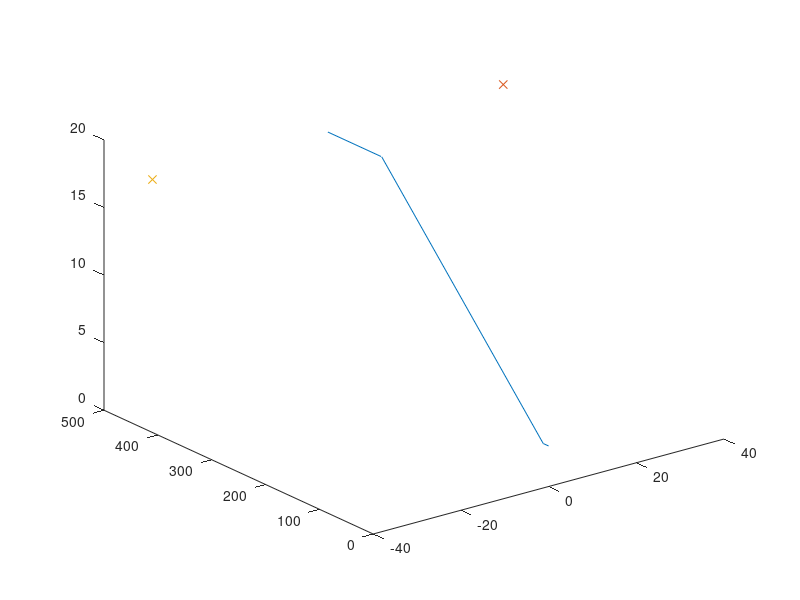
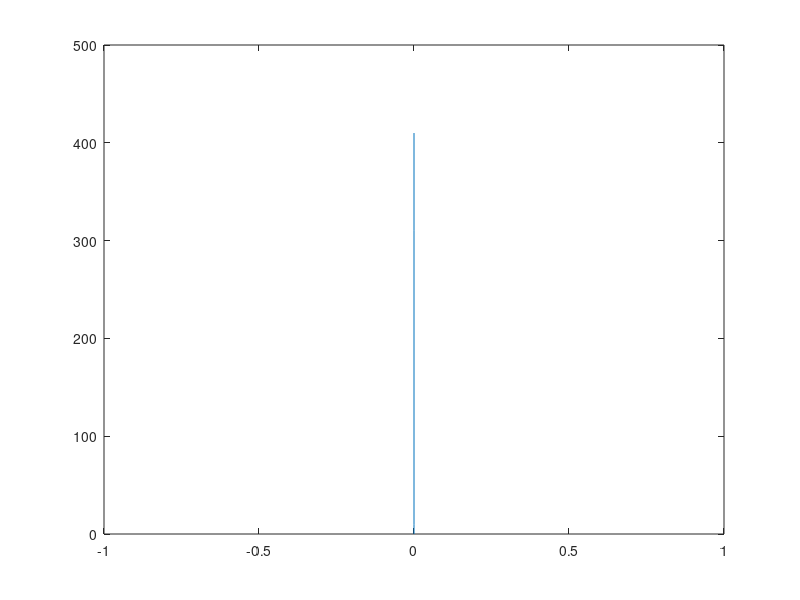
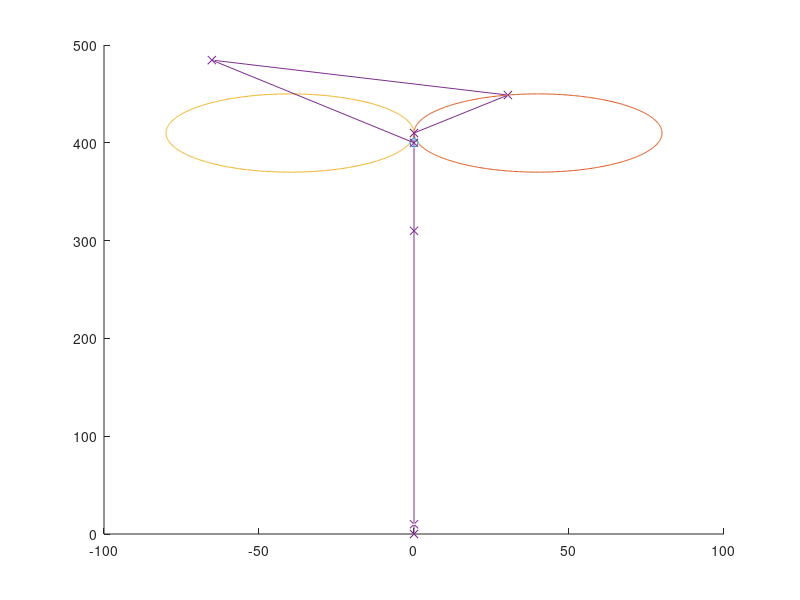

Write the MATLAB code that produced these figures, in order.
close all;
clear;


%% Diverse konstanter
deg2rad = pi/180;
rad2deg = 180/pi;

%% Input parametere fra Neptus
nett = [0 0 3]';
alpha = 0;
descent = 3;
a1 = 10;
a2 = 300;
a3 = 100;
Rl = 40;
nettH = 0*deg2rad;
DescentBoxW = 20;
DescentBoxS = 20;
DescentBoxL = 100;

%% UAV init poses in NED frame
x0 = [400 0 20 0 0 0]';
p0 = x0(1:2);
p01 = p0 +[2*cos(x0(6)*deg2rad);2*sin(x0(6)*deg2rad)];
p01 = 10*(p01/norm(p01));

%% UAV spesific constants
R_min = 20;
K_max = 1/R_min;

%% Nett in net frame
% TODO: Move the nett inbetween two waypoints.
w1 = nett;
w2 = nett + [a1 0 a1*tan(alpha*deg2rad)]';
w3 = w2 + [a2 0 a2*tan(descent*deg2rad)]';
w4 = w3 + [a3 0 0]';
% Rotation matrix from nett to NED
R = [cos(nettH) -sin(nettH) 0;sin(nettH) cos(nettH) 0;0 0 1];

loiter1 = w4 + [0 Rl 0]';
loiter2 = w4 + [0 -Rl 0]';
WP = [w1 w2 w3 w4];
WPNED = [R*w1 R*w2 R*w3 R*w4];
loiter1NED = R*loiter1;
loiter2NED = R*loiter2;
psi = 0:0.01:2*pi;
n = loiter1NED(1)+Rl*cos(psi);
e = loiter1NED(2)+Rl*sin(psi);
d = loiter1NED(3)+zeros(1,length(psi));
cl1NED = [n;e;d];
n = loiter2NED(1)+Rl*cos(psi);
e = loiter2NED(2)+Rl*sin(psi);
d = loiter2NED(3)+zeros(1,length(psi));
cl2NED = [n;e;d];

%% Find Tmerk
c1bx = loiter1NED(1);
c1ax = x0(1)-c1bx;
c1by = loiter1NED(2);
c1ay = x0(2)-c1by;
Tt = sqrt(Rl^2/(c1ax^2+c1ay^2));
Tmerk1 = [c1ay*Tt+c1bx;-c1ax*Tt+c1by;loiter1NED(3)];
cT1bx = Tmerk1(1);
cT1ax = x0(1)-cT1bx;
cT1by = Tmerk1(2);
cT1ay = x0(2)-cT1by;
cT1h = Tmerk1(3)-x0(3);
Tnett1bx = Tmerk1(1);
Tnett1ax = WPNED(1,1)-Tnett1bx;
Tnett1by = Tmerk1(2);
Tnett1ay = WPNED(2,1)-Tnett1by;
Tnett1 = sqrt(Tnett1ax^2+Tnett1ay^2);
T1 = sqrt(cT1ax^2+cT1ay^2);
gammaT1 = atan2(cT1h,sqrt(cT1ax^2+cT1ay^2));

c2bx = loiter2NED(1);
c2ax = x0(1)-c2bx;
c2by = loiter2NED(2);
c2ay = x0(2)-c2by;
Tt = sqrt(Rl^2/(c2ax^2+c2ay^2));
Tmerk2 = [c2ay*Tt+c2bx;-c2ax*Tt+c2by;loiter2NED(3)];
cT2bx = Tmerk2(1);
cT2ax = x0(1)-cT2bx;
cT2by = Tmerk2(2);
cT2ay = x0(2)-cT2by;
cT2h = Tmerk2(3)-x0(3);
Tnett2bx = Tmerk2(1);
Tnett2ax = WPNED(1,1)-Tnett2bx;
Tnett2by = Tmerk2(2);
Tnett2ay = WPNED(2,1)-Tnett2by;
Tnett2 = sqrt(Tnett2ax^2+Tnett2ay^2);
T2 = sqrt(cT2ax^2+cT2ay^2);
gammaT2 = atan2(cT2h,sqrt(cT2ax^2+cT2ay^2));

c3bx = loiter1NED(1);
c3ax = x0(1)-c3bx;
c3by = loiter1NED(2);
c3ay = x0(2)-c3by;
Tt = -sqrt(Rl^2/(c3ax^2+c3ay^2));
Tmerk3 = [c3ay*Tt+c3bx;-c3ax*Tt+c3by;loiter1NED(3)];
cT3bx = Tmerk3(1);
cT3ax = x0(1)-cT3bx;
cT3by = Tmerk3(2);
cT3ay = x0(2)-cT3by;
cT3h = Tmerk3(3)-x0(3);
Tnett3bx = Tmerk3(1);
Tnett3ax = WPNED(1,1)-Tnett3bx;
Tnett3by = Tmerk3(2);
Tnett3ay = WPNED(2,1)-Tnett3by;
Tnett3 = sqrt(Tnett3ax^2+Tnett3ay^2);
T3 = sqrt(cT3ax^2+cT3ay^2);
gammaT3 = atan2(cT3h,sqrt(cT3ax^2+cT3ay^2));

c4bx = loiter2NED(1);
c4ax = x0(1)-c4bx;
c4by = loiter2NED(2);
c4ay = x0(2)-c4by;
Tt = -sqrt(Rl^2/(c4ax^2+c4ay^2));
Tmerk4 = [c4ay*Tt+c4bx;-c4ax*Tt+c4by;loiter2NED(3)];
cT4bx = Tmerk4(1);
cT4ax = x0(1)-cT4bx;
cT4by = Tmerk4(2);
cT4ay = x0(2)-cT4by;
cT4h = Tmerk4(3)-x0(3);
Tnett4bx = Tmerk4(1);
Tnett4ax = WPNED(1,1)-Tnett4bx;
Tnett4by = Tmerk4(2);
Tnett4ay = WPNED(2,1)-Tnett4by;
Tnett4 = sqrt(Tnett4ax^2+Tnett4ay^2);
T4 = sqrt(cT4ax^2+cT4ay^2);
gammaT4 = atan2(cT4h,sqrt(cT4ax^2+cT4ay^2));

T = [T1 T2 T3 T4];
Tnett = [Tnett1 Tnett2 Tnett3 Tnett4];
Tmerk = [Tmerk1 Tmerk2 Tmerk3 Tmerk4];
gamma = [gammaT1 gammaT2 gammaT3 gammaT4];
[LT,IT] = min(T);
if mod(IT,2)==0
    [Lnett,Inett] = max([-1 Tnett(2) -1 Tnett(4)]);
else
    [Lnett,Inett] = max([Tnett(1) -1 Tnett(3) -1]);
end
XWP4ax = x0(1)-WPNED(1,4);
XWP4ay = x0(2)-WPNED(2,4);
dXWP4 = sqrt(XWP4ax^2+XWP4ay^2);

Path = x0(1:3);
tt = 1;
if (abs(gamma(Inett)*rad2deg)>3)
    if gamma(Inett)<0
        WPGlide = -descent;
    else
        WPGlide = descent;
    end
    gotoT = false;
    TPB1bx = Tmerk(1,Inett);
    TPB1ax = x0(1)-TPB1bx;
    TPB1by = Tmerk(2,Inett);
    TPB1ay = x0(2)-TPB1by;
    Tb = sqrt(DescentBoxL^2/(TPB1ax^2+TPB1ay^2));
    TPB1merk = [TPB1ay*Tb+TPB1bx;-TPB1ax*Tb+TPB1by;Tmerk(3,Inett)];
    Tb = -sqrt(DescentBoxL^2/(TPB1ax^2+TPB1ay^2));
    TPB2merk = [TPB1ay*Tb+TPB1bx;-TPB1ax*Tb+TPB1by;Tmerk(3,Inett)];
    Tb = sqrt(DescentBoxS^2/(TPB1ax^2+TPB1ay^2));
%     if abs(x0(3)-100*tan(descent*deg2rad))<Tmerk(3,Inett)
%         % Move towards T
%         WPB4 = [TPB1ax*Tb+TPB2merk(1);TPB1ay*Tb+TPB2merk(2);x0(3)];
%         Tb = sqrt((Tmerk(3,Inett)/tan(descent*deg2rad))^2/(TPB1ax^2+TPB1ay^2));
%         WPB1 = [TPB1ax*Tb+TPB1merk(1);TPB1ay*Tb+TPB1merk(2);Tmerk(3,Inett)];
%         Path = [x0(1:3) WPB4 WBB1 Tmerk(:,Inett)];
%         gotoT = true;
%     else
    WPB1 = [TPB1ax*Tb+TPB1merk(1);TPB1ay*Tb+TPB1merk(2);x0(3)+100*tan(WPGlide*deg2rad)];
    WPB2 = [TPB1ax*Tb+TPB2merk(1);TPB1ay*Tb+TPB2merk(2);x0(3)];
    Tb = sqrt((DescentBoxW+DescentBoxS)^2/(TPB1ax^2+TPB1ay^2));
    WPB3 = [TPB1ax*Tb+TPB1merk(1);TPB1ay*Tb+TPB1merk(2);WPB1(3)];
    WPB4 = [TPB1ax*Tb+TPB2merk(1);TPB1ay*Tb+TPB2merk(2);x0(3)];
    dWPB3 = sqrt((Tmerk(1,Inett)-WPB3(1))^2+(Tmerk(2,Inett)-WPB3(2))^2);
    dWPB2 = sqrt((Tmerk(1,Inett)-WPB2(1))^2+(Tmerk(2,Inett)-WPB2(2))^2);
    tt = 2;
    Path(:,tt) = WPB4;
    tt = 3;
    Path(:,tt) = WPB2;
    tt = 4;
    Path(:,tt) = WPB1;
    tt = 5;
    Path(:,tt) = WPB3;
    odd = true;
    while(~gotoT)
       if (odd && abs(atan2(Tmerk(3,Inett)-WPB2(3),dWPB2))*rad2deg<3)
           gotoT = true;
       elseif (~odd && abs(atan2(Tmerk(3,Inett)-WPB3(3),dWPB3))*rad2deg<3)
           gotoT = true;
       else
           if odd
               tt = tt+1;
               WPB1 = [WPB1(1);WPB1(2);WPB2(3)+100*tan(WPGlide*deg2rad)];
               WPB3 = [WPB3(1);WPB3(2);WPB1(3)];
               Path(:,tt) = WPB1;
               tt = tt+1;
               Path(:,tt) = WPB3;
               odd = false;
           else
               tt = tt+1;
               WPB4 = [WPB4(1);WPB4(2);WPB3(3)+100*tan(WPGlide*deg2rad)];
               WPB2 = [WPB2(1);WPB2(2);WPB4(3)];
               Path(:,tt) = WPB4;
               tt = tt+1;
               Path(:,tt) = WPB2;
               odd = true;
               abs(atan2(Tmerk(3,Inett)-WPB2(3),dWPB2))*rad2deg
           end
       end
       
    end
%     if abs(h-100*tan(descent*deg2rad))<Tmerk(3,Inett)
%     end
%     end
elseif dXWP4<2*R_min
    
    TPB1bx = Tmerk(1,Inett);
    TPB1ax = x0(1)-TPB1bx;
    TPB1by = Tmerk(2,Inett);
    TPB1ay = x0(2)-TPB1by;
    Tb = sqrt(DescentBoxL^2/(TPB1ax^2+TPB1ay^2));
    TPB1merk = [TPB1ay*Tb+TPB1bx;-TPB1ax*Tb+TPB1by;Tmerk(3,Inett)];
    Tb = -sqrt(DescentBoxL^2/(TPB1ax^2+TPB1ay^2));
    TPB2merk = [TPB1ay*Tb+TPB1bx;-TPB1ax*Tb+TPB1by;Tmerk(3,Inett)];
    Tb = sqrt(DescentBoxS^2/(TPB1ax^2+TPB1ay^2));
    WPB2 = [TPB1ax*Tb+TPB2merk(1);TPB1ay*Tb+TPB2merk(2);x0(3)];
    tt = 2;
    Path(:,tt) = WPB2;
end
tt = tt+1;
Path(:,tt) = Tmerk(:,Inett);
tt = tt+1;
Path(:,tt) = WPNED(:,4);
tt = tt+1;
Path(:,tt) = WPNED(:,3);
tt = tt+1;
Path(:,tt) = WPNED(:,2);
tt = tt+1;
Path(:,tt) = WPNED(:,1);
% %% Initi Dubins
% 
% xs = x0(1);
% ys = x0(2);
% K_s = K_max;
% psi_s = x0(6)*deg2rad;
% pf = R*w4;
% xf = pf(1);
% yf = pf(2);
% K_f = K_max;
% psi_f = pipi(nettH + pi);
% start_node = [x0(1) x0(2) x0(3) x0(6)*deg2rad 0 0];
% end_node = [pf(1) pf(2) pf(3) psi_f 0 0];
% % dubin = dubinsParameters(start_node,end_node,R_min);
% % psi = 0:0.01:2*pi;
% % cs = [dubin.cs(1) + R_min*cos(psi);dubin.cs(1) + R_min*sin(psi)];
% % cf = [dubin.ce(1) + R_min*cos(psi);dubin.ce(2) + R_min*sin(psi)];
% %% Algorithm for Dubins path
% psi = 0:0.01:2*pi;
% 
% xcs = xs - 1/K_s*cos(psi_s+pi/2);
% ycs = ys - 1/K_s*sin(psi_s+pi/2);
% xcf = xf - 1/K_f*cos(psi_f+pi/2);
% ycf = yf - 1/K_f*sin(psi_f+pi/2);
% cs = [xcs + 1/K_s*cos(psi);ycs + 1/K_s*sin(psi)];
% cf = [xcf + 1/K_f*cos(psi);ycf + 1/K_f*sin(psi)];
% 
% csec = [xcf + (1/K_f+1/K_s)*cos(psi);ycf + (1/K_f+1/K_s)*sin(psi)];
% bx = xcs;
% ax = xcf-bx;
% by = ycs;
% ay = ycf-by;
% t = 0:0.01:1;
% cx = ax*t+bx;
% cy = ay*t+by;
% tpN = sqrt((1/K_f)^2/(ax^2+ay^2)); % TODO: There are two way to turn
% tTmerk = sqrt((1/K_f+1/K_s)^2/(ax^2+ay^2));
% PN = [ay*tpN+xcf;-(ax*tpN)+ycf];
% Tmerk = [ay*tTmerk+xcf;-(ax*tTmerk)+ycf];
% OSTbx = Tmerk(1);
% OSTby = Tmerk(2);
% OSTax = xcs - OSTbx;
% OSTay = ycs - OSTby;
% OST = [OSTax*t+OSTbx;OSTay*t+OSTby];
% turn = atan2(ycf-ycs,xcf-xcs) + pi/2;
% xchi = xcs + 1/K_s*cos(turn);
% ychi = ycs + 1/K_s*sin(turn);
% xn = xcf + 1/K_f*cos(turn);
% yn = ycf + 1/K_f*sin(turn);
%% Figures
figure(1);
plot3(WP(2,:),WP(1,:),WP(3,:));
hold on;
plot3(loiter1(2,:),loiter1(1,:),loiter1(3,:),'x');
plot3(loiter2(2,:),loiter2(1,:),loiter2(3,:),'x');
figure(2);
plot(WPNED(2,:),WPNED(1,:));
figure(3)
% plot3(WPNED(2,:),WPNED(1,:),WPNED(3,:),'-x');
hold on;
% plot3(loiter1NED(2,:),loiter1NED(1,:),loiter1NED(3,:),'x');
% plot3(loiter2NED(2,:),loiter2NED(1,:),loiter2NED(3,:),'x');
plot3(x0(2),x0(1),x0(3),'o');
plot3(cl1NED(2,:),cl1NED(1,:),cl1NED(3,:));
plot3(cl2NED(2,:),cl2NED(1,:),cl2NED(3,:));
% plot3(Tmerk1(2,:),Tmerk1(1,:),Tmerk1(3,:),'x');
% plot3(Tmerk2(2,:),Tmerk2(1,:),Tmerk2(3,:),'x');
% plot3(Tmerk3(2,:),Tmerk3(1,:),Tmerk3(3,:),'x');
% plot3(Tmerk4(2,:),Tmerk4(1,:),Tmerk4(3,:),'x');
% plot3(WPB1(2,:),WPB1(1,:),WPB1(3,:),'x');
% plot3(WPB2(2,:),WPB2(1,:),WPB2(3,:),'x');
% plot3(WPB3(2,:),WPB3(1,:),WPB3(3,:),'x');
% plot3(WPB4(2,:),WPB4(1,:),WPB4(3,:),'x');
% plot3(TPB1merk(2,:),TPB1merk(1,:),TPB1merk(3,:),'x');
% plot3(TPB2merk(2,:),TPB2merk(1,:),TPB2merk(3,:),'x');
plot3(Path(2,:),Path(1,:),Path(3,:),'-x');
% figure(4)
% plot(ys,xs,'x');
% hold on;
% 
% quiver(p0(2),p0(1),p01(2),p01(1));
% hold on;
% plot(ycs,xcs,'x');
% plot(yf,xf,'x');
% plot(ycf,xcf,'x');
% plot(cs(2,:),cs(1,:));
% plot(cf(2,:),cf(1,:));
% plot(csec(2,:),csec(1,:));
% plot(cy,cx);
% % plot(ychi,xchi,'o');
% % plot(yn,xn,'o');
% plot(PN(2),PN(1),'o');
% plot(Tmerk(2),Tmerk(1),'o');
% plot(OST(2,:),OST(1,:));
% figure(5)
% plot(cs(2,:),cs(1,:));
% hold on;
% plot(cf(2,:),cf(1,:));
% plot(pf(2),pf(1),'x');
